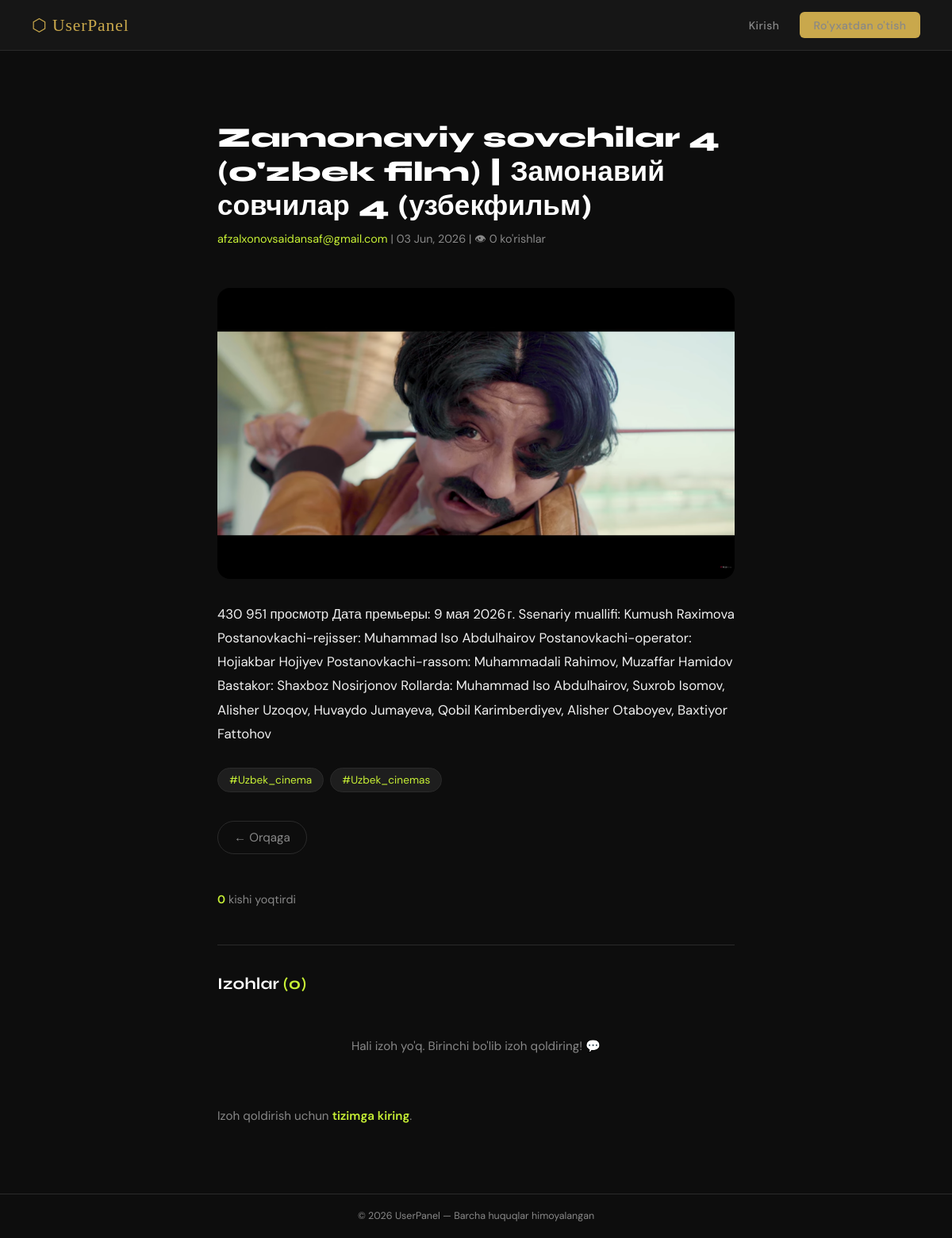
Before: /post/zamonaviy-sovchilar-4-ozbek-film-4-c2b1/ with the older database file.
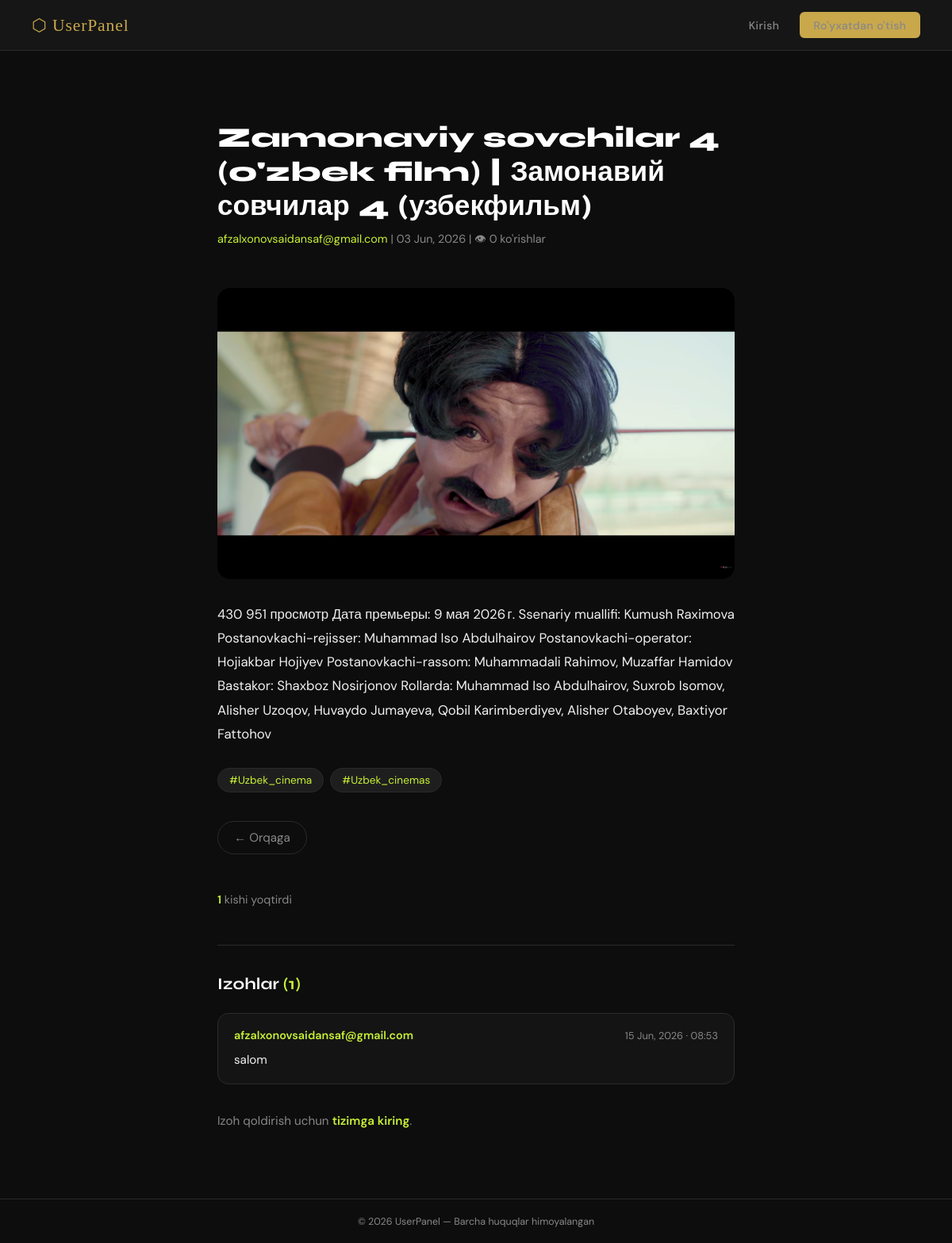
After: the same page with the newer database file.
### user/models.py (models this page shows, shortened)
class Tag(models.Model):
    name = models.CharField(max_length=50, unique=True)
    slug = models.SlugField(unique=True, blank=True)

class Comment(models.Model):
    post = models.ForeignKey(
        Post, on_delete=models.CASCADE, related_name='comments'
    )
    author = models.ForeignKey(
        CustomUser, on_delete=models.CASCADE, related_name='comments'
    )
    content = models.TextField()
    created_at = models.DateTimeField(auto_now_add=True)
    class Meta:
        ordering = ['-created_at']

class CustomUser(AbstractUser):
    username=None
    email=models.EmailField(unique=True)
    USERNAME_FIELD='email'
    REQUIRED_FIELDS=['first_name', 'last_name']
    phone_number=models.CharField(max_length=50, blank=False, null=False)
    slug=models.SlugField(unique=True, blank=True)
    picture=models.ImageField(upload_to='media/', blank=True, null=True)
    created_at=models.DateTimeField(auto_now_add=True)
    objects=CustomUserManager()

### user/views.py (the view)
# urls.py: path('post/<slug:slug>/', views.post_detail_view, name='post_detail'),
def post_detail_view(request, slug):
    post = get_object_or_404(Post.objects.prefetch_related('tags').select_related('author'), slug=slug)
    comments = post.comments.all()
    comment_form = CommentForm()
    user_liked = False
    if request.user.is_authenticated:
        user_liked = Like.objects.filter(user=request.user, post=post).exists()
    context = {
        'post': post,
        'comments': comments,
        'comment_form': comment_form,
        'user_liked': user_liked,
        'likes_count': post.likes.count(),
        'comments_count': comments.count(),
    }
    return render(request, 'post_detail.html', context)

### templates/post_detail.html (shortened to what this page needs)
{% extends 'base.html' %}
{% load static %}
{% block content %}
<div class="detail-wrapper">
    <div class="detail-header">
        <h1>{{ post.title }}</h1>
        <p class="detail-meta">
            <span>{{ post.author.email }}</span> | {{ post.created_at|date:"d M, Y" }} |
            👁 {{ post.views_count }} ko'rishlar
        </p>
    </div>
    {% if post.image %}
        <img src="{{ post.image.url }}" class="detail-image">
    {% endif %}
    <p class="detail-content">{{ post.content }}</p>
    {% if post.tags.all %}
        <div class="tags-wrapper">
            {% for tag in post.tags.all %}
                <span class="tag">#{{ tag.name }}</span>
            {% endfor %}
        </div>
    {% endif %}
    <div class="detail-actions">
        <a href="{% url 'post_list' %}" class="btn-back">← Orqaga</a>
    </div>
    <div class="like-section">
        <p class="likes-count"><span>{{ likes_count }}</span> kishi yoqtirdi</p>
    </div>
    <hr class="section-divider">
    <h3 class="comments-title">Izohlar <span>({{ comments_count }})</span></h3>
    {% for comment in comments %}
        <div class="comment-card">
            <div class="comment-header">
                <span class="comment-author">{{ comment.author.email }}</span>
                <span class="comment-date">{{ comment.created_at|date:"d M, Y · H:i" }}</span>
            </div>
            <p class="comment-text">{{ comment.content }}</p>
        </div>
    {% empty %}
        <p class="no-comments">Hali izoh yo'q. Birinchi bo'lib izoh qoldiring! 💬</p>
    {% endfor %}
    <div class="comment-form-section">
        {% if request.user.is_authenticated %}
            <h4 class="comment-form-title">Izoh qoldiring</h4>
            <form class="comment-form" method="post" action="{% url 'add_comment' post.slug %}">
                {% csrf_token %}
                {{ comment_form.content }}
                <button type="submit" class="btn-submit">💬 Yuborish</button>
            </form>
        {% else %}
            <p class="login-prompt">
                Izoh qoldirish uchun <a href="{% url 'login' %}">tizimga kiring</a>.
            </p>
        {% endif %}
    </div>
</div>
{% endblock %}

Changed rows visible on the page:
added Comment: author.email "afzalxonovsaidansaf@gmail.com", created_at "15 Jun, 2026 · 08:53", content "salom"
Other visible differences:
{{ likes_count }}: "0" → "1"
{{ comments_count }}: "0" → "1"
text no longer shown: "Hali izoh yo'q. Birinchi bo'lib izoh qoldiring! 💬"
